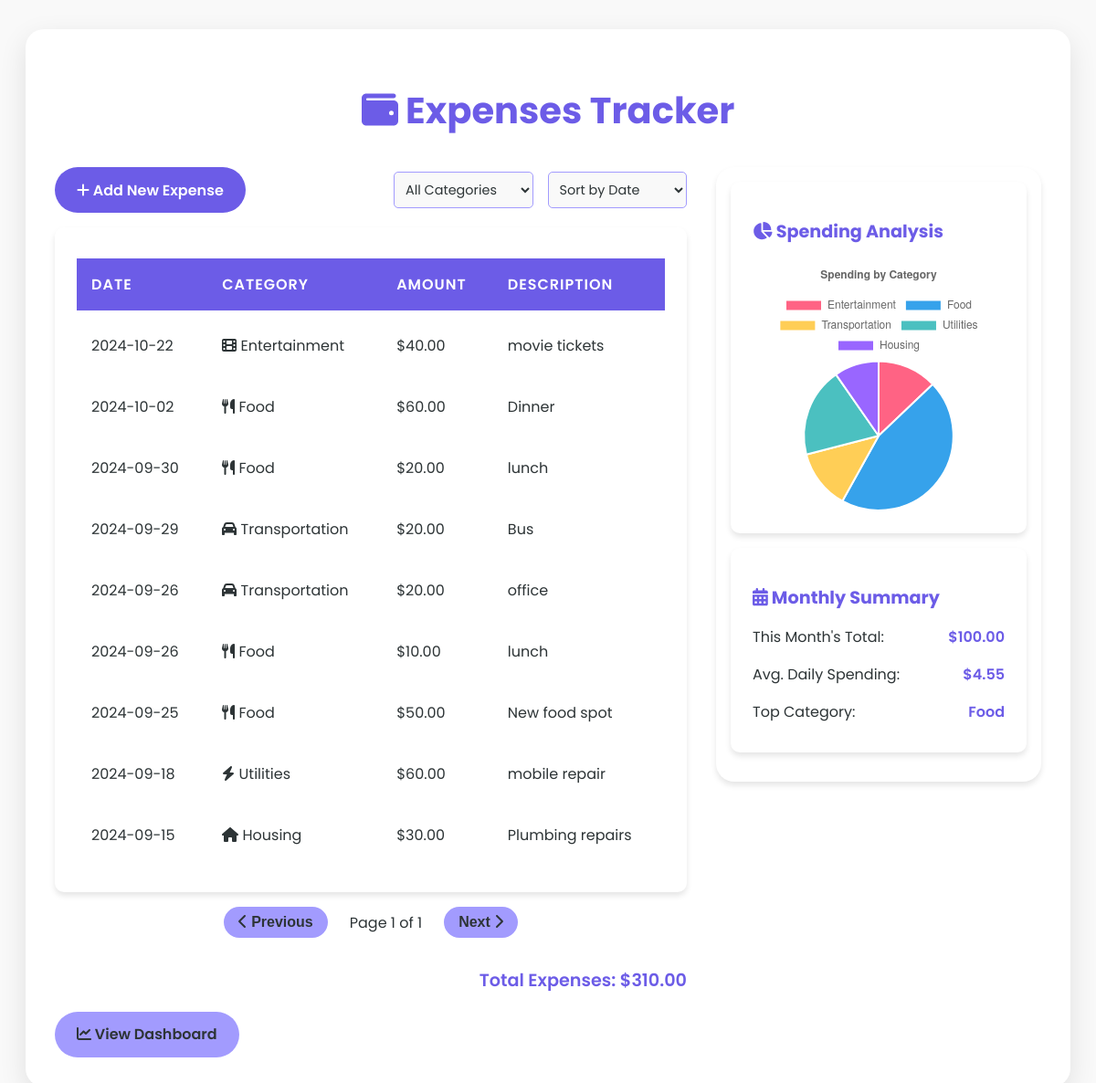
Before: / with the older database file.
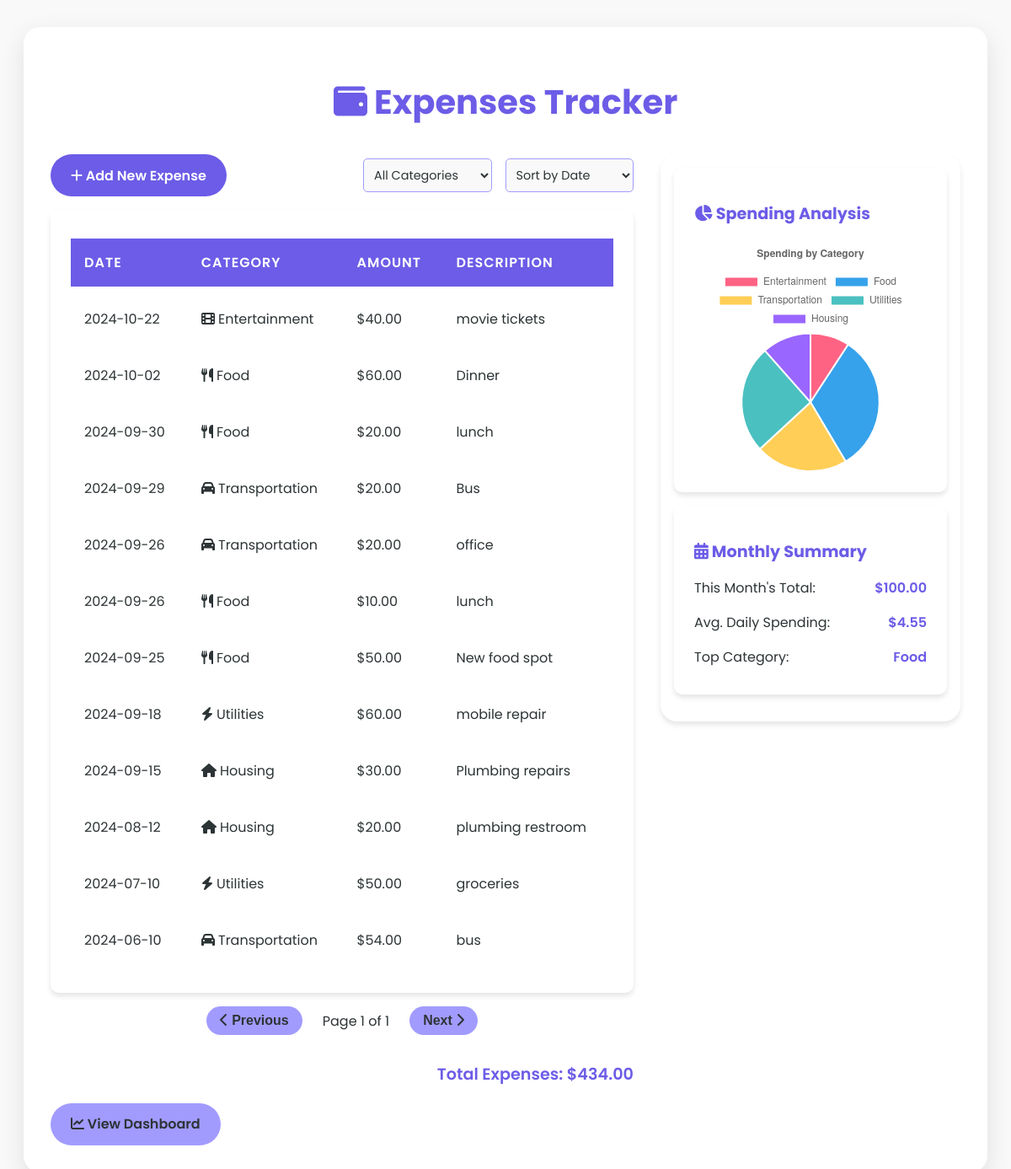
After: the same page with the newer database file.
### tables this page shows
CREATE TABLE expenses
                 (id INTEGER PRIMARY KEY AUTOINCREMENT,
                  date TEXT,
                  category TEXT,
                  amount REAL,
                  description TEXT);

### app.py (the view)
@app.route('/')
def index():
    conn = sqlite3.connect('expenses.db')
    c = conn.cursor()
    c.execute("SELECT id, date, category, amount, description FROM expenses ORDER BY date DESC")
    expenses = c.fetchall()
    expenses_list = [
        {
            'id': e[0],
            'date': e[1],
            'category': e[2],
            'amount': e[3],
            'description': e[4]
        } for e in expenses
    ]
    spending_analysis = analyze_spending(expenses)
    c.execute("SELECT DISTINCT category FROM expenses")
    categories = [row[0] for row in c.fetchall()]
    today = date.today()
    first_day_of_month = date(today.year, today.month, 1)
    c.execute("""
        SELECT SUM(amount) as total, COUNT(*) as count, MAX(category) as top_category
        FROM expenses
        WHERE date >= ?
    """, (first_day_of_month.strftime('%Y-%m-%d'),))
    monthly_summary = c.fetchone()
    this_month_total = monthly_summary[0] if monthly_summary[0] else 0
    avg_daily_spending = this_month_total / today.day if this_month_total > 0 else 0
    top_category = monthly_summary[2] if monthly_summary[2] else 'N/A'
    conn.close()
    return render_template('index.html',
                           expenses=expenses_list,
                           total=sum(e['amount'] for e in expenses_list),
                           spending_analysis=spending_analysis,
                           categories=categories,
                           this_month_total=this_month_total,
                           avg_daily_spending=avg_daily_spending,
                           top_category=top_category)

### app.py (called while the page is built)
def analyze_spending(expenses):
    category_totals = defaultdict(float)
    for expense in expenses:
        category_totals[expense[2]] += expense[3]
    total_spent = sum(category_totals.values())
    category_percentages = {cat: (total / total_spent) * 100 for cat, total in category_totals.items()}
    return category_percentages

def get_category_icon(category):
    icons = {
        'Food': 'utensils',
        'Transportation': 'car',
        'Housing': 'home',
        'Utilities': 'bolt',
        'Entertainment': 'film',
        'Other': 'question'
    }
    return icons.get(category, 'tag')

### templates/index.html (shortened to what this page needs)
<!DOCTYPE html>
<html lang="en">
<head>
    <link rel="stylesheet" href="{{ url_for('static', filename='style.css') }}">
</head>
<body>
    <div class="container">
        <h1><i class="fas fa-wallet"></i> Expenses Tracker</h1>
        <div class="content-wrapper">
            <div class="main-content">
                <div class="action-bar">
                    <a href="{{ url_for('add_expense') }}" class="btn btn-primary"><i class="fas fa-plus"></i> Add New Expense</a>
                    <div class="filter-sort">
                        <select id="category-filter">
                            <option value="">All Categories</option>
                        </select>
                        <select id="sort-by">
                            <option value="date">Sort by Date</option>
                        </select>
                    </div>
                </div>
                <div class="card">
                    <table id="expenses-table">
                        <thead>
                            <tr>
                                <th>Date</th>
                                <th>Category</th>
                                <th>Amount</th>
                                <th>Description</th>
                            </tr>
                        </thead>
                        <tbody>
                            {% for expense in expenses %}
                            <tr>
                                <td>{{ expense.date }}</td>
                                <td><i class="fas fa-{{ get_category_icon(expense.category) }}"></i> {{ expense.category }}</td>
                                <td>${{ "%.2f" | format(expense.amount) }}</td>
                                <td>{{ expense.description }}</td>
                            </tr>
                            {% endfor %}
                        </tbody>
                    </table>
                </div>
                <div class="pagination">
                    <button id="prev-page" class="btn btn-secondary"><i class="fas fa-chevron-left"></i> Previous</button>
                    <span id="page-info">Page <span id="current-page">1</span> of <span id="total-pages">1</span></span>
                    <button id="next-page" class="btn btn-secondary">Next <i class="fas fa-chevron-right"></i></button>
                </div>
                <p class="total">Total Expenses: $<span id="total-amount">{{ "%.2f" | format(total) }}</span></p>
                <a href="{{ url_for('dashboard') }}" class="btn btn-secondary"><i class="fas fa-chart-line"></i> View Dashboard</a>
            </div>
            <div class="sidebar">
                <div class="card">
                    <h2><i class="fas fa-chart-pie"></i> Spending Analysis</h2>
                    <canvas id="spendingChart"></canvas>
                </div>
                <div class="card monthly-summary">
                    <h2><i class="fas fa-calendar-alt"></i> Monthly Summary</h2>
                    <p>This Month's Total: <span id="this-month-total">${{ "%.2f"|format(this_month_total) }}</span></p>
                    <p>Avg. Daily Spending: <span id="avg-daily-spending">${{ "%.2f"|format(avg_daily_spending) }}</span></p>
                    <p>Top Category: <span id="top-category">{{ top_category }}</span></p>
                </div>
            </div>
        </div>
    </div>
</body>
</html>

### static/style.css (style rules this page uses)
:root { --primary-color: #6c5ce7; --secondary-color: #a29bfe; --background-color: #f9f9f9; --text-color: #2d3436; --card-background: #ffffff; --shadow-color: rgba(0, 0, 0, 0.1); --accent-color: #00cec9; --error-color: #ff7675; --success-color: #55efc4; }
body { font-family: 'Poppins', sans-serif; background-color: var(--background-color); color: var(--text-color); margin: 0; padding: 0; min-height: 100vh; display: flex; flex-direction: column; align-items: center; }
.container { width: 90%; max-width: 1200px; margin: 2rem auto; padding: 2rem; background-color: var(--card-background); border-radius: 20px; box-shadow: 0 10px 30px var(--shadow-color); }
h1 { color: var(--primary-color); text-align: center; font-size: 2.5rem; margin-bottom: 2rem; }
h2 { color: var(--primary-color); font-size: 1.5rem; margin-bottom: 1rem; }
.card { background-color: var(--card-background); border-radius: 10px; padding: 1.5rem; box-shadow: 0 4px 6px var(--shadow-color); }
.card h2 { color: var(--primary-color); font-size: 1.2rem; margin-bottom: 1rem; }
.content-wrapper { display: flex; justify-content: space-between; align-items: flex-start; margin-top: 2rem; }
.main-content { flex: 1; margin-right: 2rem; }
input[type="date"], input[type="number"], select, textarea { width: 100%; padding: 0.8rem; border: 1px solid var(--secondary-color); border-radius: 5px; font-family: 'Poppins', sans-serif; font-size: 1rem; color: var(--text-color); background-color: var(--background-color); }
.btn { display: inline-block; padding: 0.8rem 1.5rem; border: none; border-radius: 30px; font-size: 1rem; font-weight: 600; text-decoration: none; cursor: pointer; transition: all 0.3s ease; }
.btn-primary { background-color: var(--primary-color); color: white; }
.btn-secondary { background-color: var(--secondary-color); color: var(--text-color); }
table { width: 100%; border-collapse: separate; border-spacing: 0 10px; }
th, td { padding: 1rem; text-align: left; }
th { background-color: var(--primary-color); color: white; font-weight: 600; text-transform: uppercase; letter-spacing: 1px; }
tr { background-color: var(--card-background); transition: transform 0.3s ease, box-shadow 0.3s ease; }
.total { font-size: 1.2rem; font-weight: 600; text-align: right; margin-top: 2rem; color: var(--primary-color); }
.monthly-summary p { display: flex; justify-content: space-between; margin-bottom: 0.5rem; }
.monthly-summary span { font-weight: 600; color: var(--primary-color); }
.sidebar { width: 30%; background-color: var(--card-background); border-radius: 20px; padding: 1rem; box-shadow: 0 4px 6px var(--shadow-color); position: sticky; top: 2rem; }
.action-bar { display: flex; justify-content: space-between; align-items: center; margin-bottom: 1rem; }
.filter-sort { display: flex; gap: 1rem; }
.filter-sort select { padding: 0.5rem; border: 1px solid var(--secondary-color); border-radius: 5px; background-color: var(--background-color); color: var(--text-color); font-size: 0.9rem; }
.pagination { display: flex; justify-content: center; align-items: center; margin-top: 1rem; }
.pagination button { background-color: var(--secondary-color); color: var(--text-color); border: none; padding: 0.5rem 1rem; margin: 0 0.5rem; border-radius: 20px; cursor: pointer; transition: background-color 0.3s ease; }
#page-info { margin: 0 1rem; }
.card { background-color: var(--card-background); border-radius: 10px; padding: 1.5rem; box-shadow: 0 4px 6px var(--shadow-color); margin-bottom: 1rem; }
#spendingChart { width: 100%; height: 200px; }

Changed rows visible on the page:
added expenses: date "2024-08-12", category "Housing", amount "20.00", description "plumbing restroom"
added expenses: date "2024-07-10", category "Utilities", amount "50.00", description "groceries"
added expenses: date "2024-06-10", category "Transportation", amount "54.00", description "bus"
Other visible differences:
{{ "%.2f" | format(total) }}: "310.00" → "434.00"
chart data {{ spending_analysis.values() | list | tojson | safe }}: [12.903225806451612, 45.16129032258064, 12.903225806451612, 19.35483870967742, 9.67741935483871] → [9.216589861751153, 32.25806451612903, 21.658986175115206, 25.34562211981567, 11.52073732718894]
